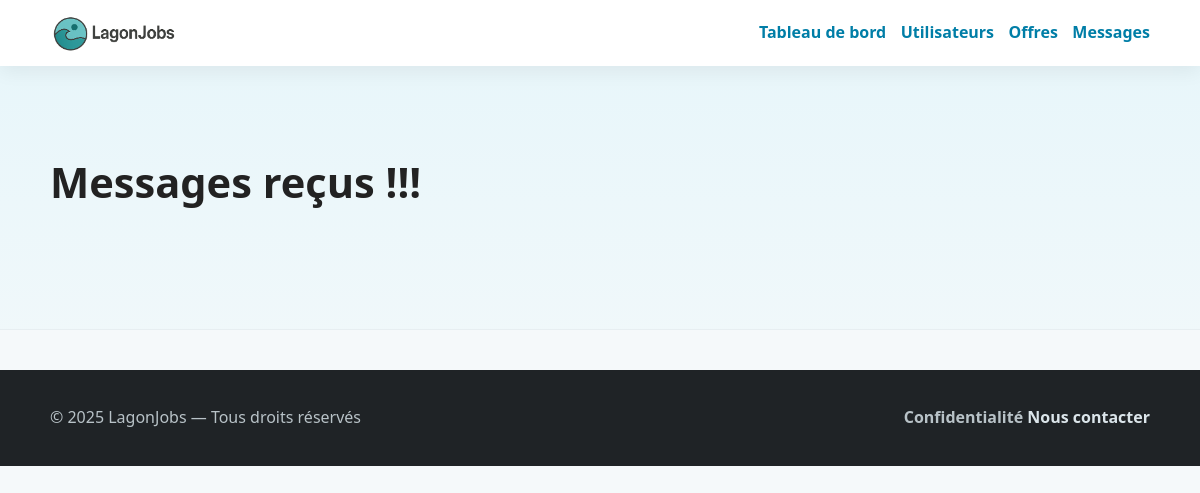
The app's page /BackOffice/contacts.php, older data.
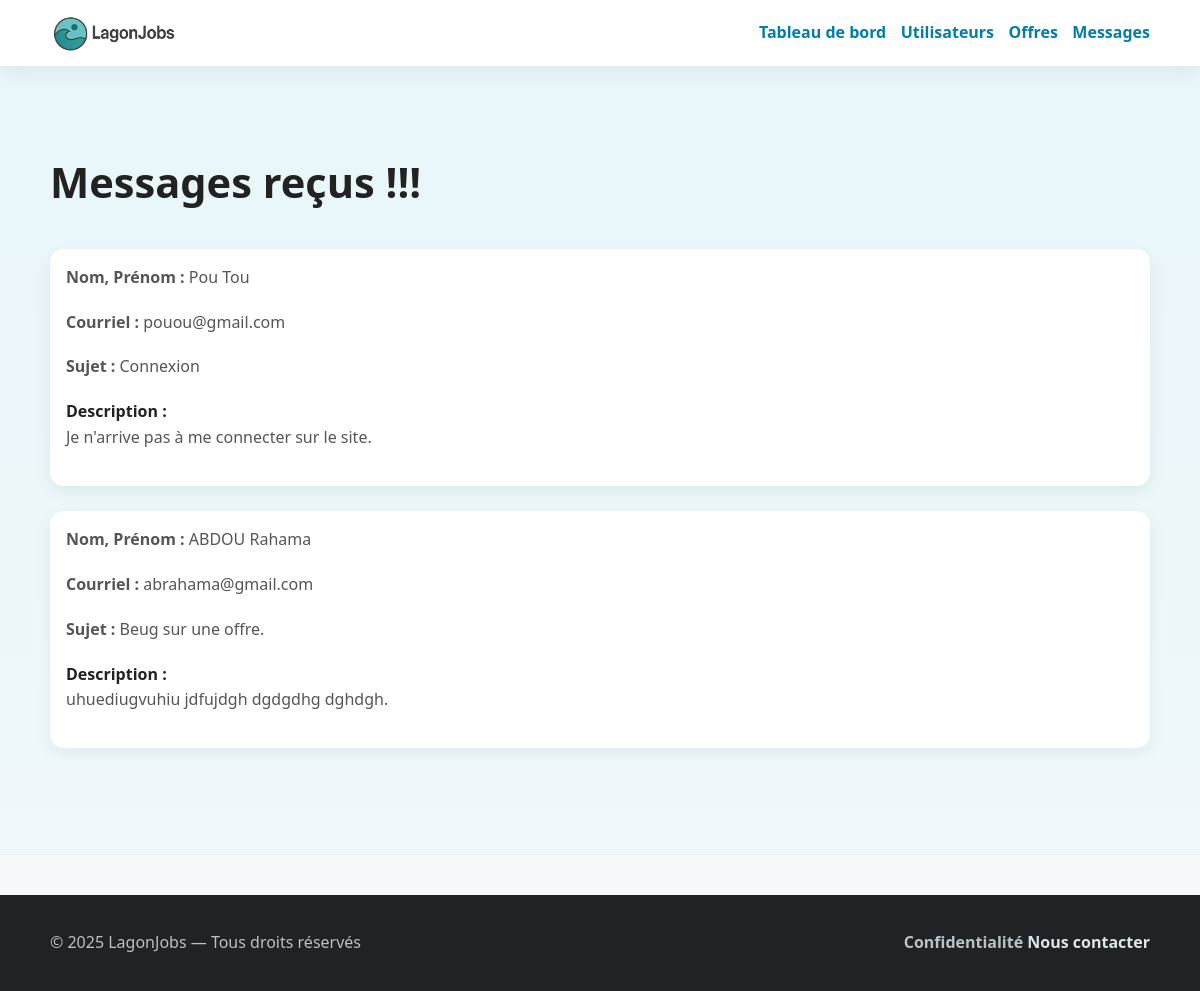
The same page, newer data.
### tables this page shows
CREATE TABLE `messages` (
  `Id` int(11) NOT NULL,
  `Nom` varchar(50) NOT NULL,
  `Prenom` varchar(50) NOT NULL,
  `Email` varchar(100) NOT NULL,
  `Sujet` varchar(50) NOT NULL,
  `Message` varchar(255) NOT NULL
);

### BackOffice/contacts.php (the view, shortened to what this page needs)
<?php
require_once(__DIR__ . '/bdd.php');
$sqlQuery='SELECT * FROM  Messages ORDER BY Id DESC';
$selectMsg=$mysqlClient->prepare($sqlQuery);
$selectMsg->execute();
$Chat=$selectMsg->fetchAll();
?>
<!DOCTYPE html>
<html lang="en">
    <head>
        <link rel="stylesheet" href="../css/style.css">
    </head>
    <body>
        <header class="site-header">
            <div class="container header-inner">
                <a href="index.html" class="logo">
                    <img src="../img/Logo.png" alt="Logo">
                <nav class="nav">
                    <a href="index.php">Tableau de bord</a>
                    <a href="user.php">Utilisateurs</a>
                    <a href="offre.php">Offres</a>
                    <a href="contacts.php">Messages</a>
                </nav>
            </div>
        </header>
    <section class="hero">
        <div class="container">
        <h1>Messages reçus !!!</h1>
        <br>
         <?php
        for($i = 0; $i< count($Chat); $i++) { ?>
            <div class="card">
                <p><b>Nom, Prénom : </b> <?php echo $Chat[$i]['Nom'].' '.$Chat[$i]['Prenom']?></p>
                <p><b>Courriel : </b> <?php echo $Chat[$i]['Email']?></p>
                <p><b>Sujet : </b> <?php echo $Chat[$i]['Sujet']?></p>
                <b>Description : </b>
                <p><?php echo $Chat[$i]['Message']?></p>
            </div>
            <br>
        <?php }?>
        </div>
    </section>
    </body>
    <footer class="site-footer">
        <div class="container footer-inner">
            <p>© 2025 LagonJobs — Tous droits réservés</p>
            <b> Confidentialité  <a href="contact.html">Nous contacter</a> </b>
        </div>
    </footer>
</html>

Row changes from the older to the newer data that the page shows:
added messages: Nom "Pou", Prenom "Tou", Email "pouou@gmail.com", Sujet "Connexion", Message "Je n'arrive pas à me connecter sur le site."
added messages: Nom "ABDOU", Prenom "Rahama", Email "abrahama@gmail.com", Sujet "Beug sur une offre.", Message "uhuediugvuhiu jdfujdgh dgdgdhg dghdgh."
